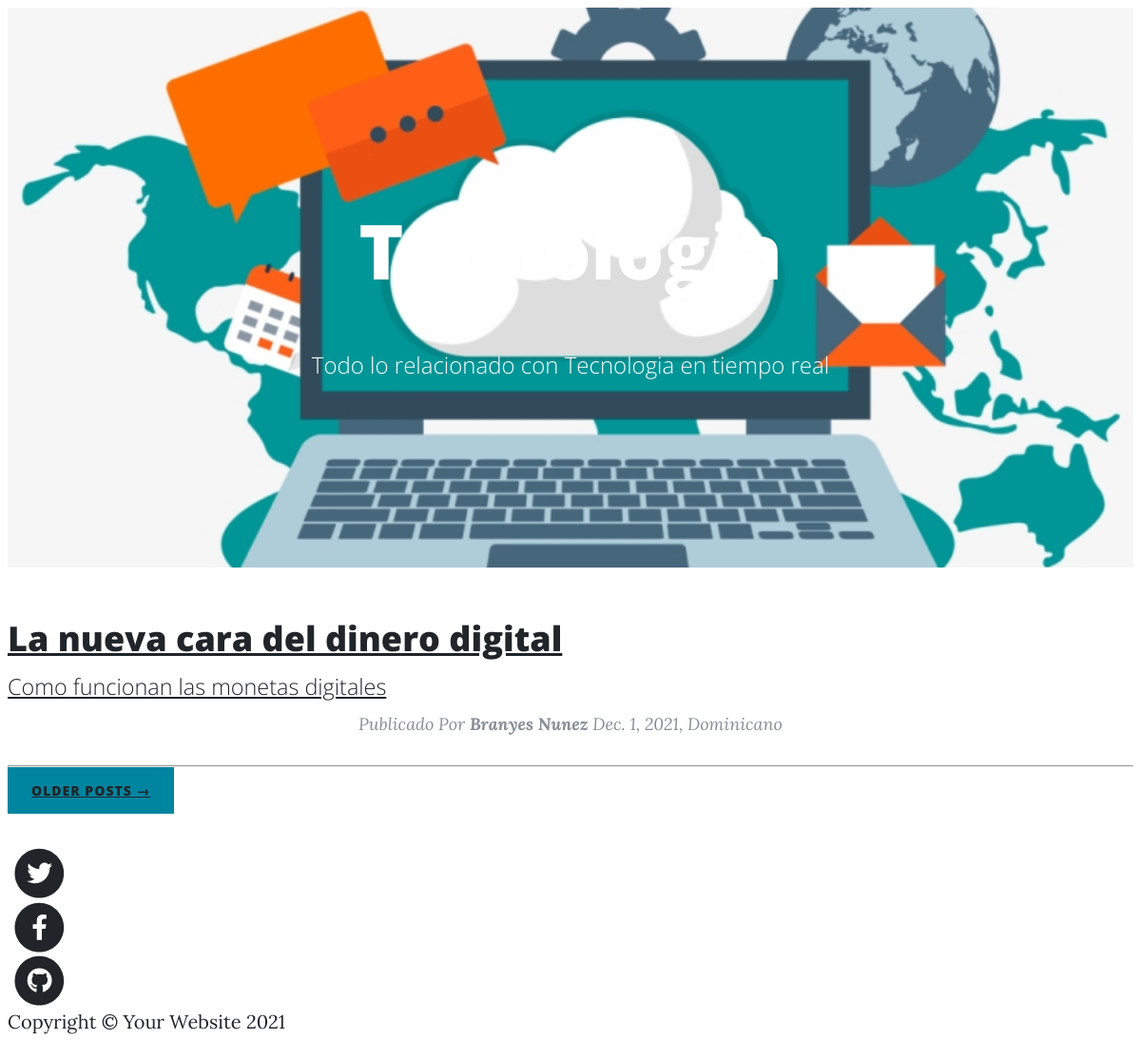
The page /tecnologia/ on the database its author committed.
### Blog/models.py (models this page shows, shortened)
class Post(models.Model):
    id = models.AutoField(primary_key=True)
    titulo = models.CharField('Titulo',max_length=100,blank=False, null=False)
    slug = models.CharField('slug',max_length=100, blank=False,null=False)
    descripcion = models.CharField('Descripcion',max_length=100, blank=False, null=False)
    contenido = RichTextField(null=False)
    imagen = models.URLField('Imagen',max_length=300, blank=False, null=False)
    autor = models.ForeignKey(Autor, on_delete= models.CASCADE, related_name='post')
    categoria = models.ForeignKey(Categoria, on_delete= models.CASCADE, related_name='categoria')
    estado = models.BooleanField("Publicado/No Publicado", default=True)
    fecha_creacion = models.DateField("Fecha de Creacion", auto_now=False, auto_now_add=True)
    class Meta:
        verbose_name = 'Post'
        verbose_name_plural = 'Posts'
        db_table = 'Post'

class Autor(models.Model):
    id = models.AutoField(primary_key=True)
    nombres = models.CharField('Nombres del autor',max_length=100, blank=False, null=False)
    apellidos = models.CharField('Apellidos del autor',max_length=100, blank=False, null=False)
    nacionalidad = models.CharField('Nacionalidad del autor',max_length=100, blank=False)
    facebook = models.CharField("Facebook del autor", blank=True, null=True,max_length=100)
    Instagram = models.CharField("Instagram del autor", blank=True, null=True, max_length=100)
    twitter = models.CharField("Twitter del autor", blank=True,null=True,max_length=100)
    web = models.URLField("Web del autor", blank=True, null=True)
    email = models.EmailField("Email del autor", blank=False, null=False)
    estado = models.BooleanField("Autor activo/no Activo",default=True)
    fecha_creacion = models.DateTimeField("Fecha de Cracion", auto_now=False, auto_now_add=True)
    class Meta:
        verbose_name = 'Autor'
        verbose_name_plural = 'Autores'
        db_table = 'Autor'
    def __str__(self):
        return "{0} {1}".format(self.nombres, self.apellidos)

### Blog/views.py (the view)
# urls.py: path('tecnologia/',Tecnologia,name='tecnologia'),
def Tecnologia(request):
    posts = Post.objects.filter(estado=True, categoria=Categoria.objects.get(nombre__iexact = 'Tecnologia'))
    return render(request,'blog/tecnologia.html',{'posts':posts})

### Blog/Templates/Blog/tecnologia.html (shortened to what this page needs)
{% extends 'blog/index.html' %}
{% load static %}
{% block main_title %} Tecnologia {% endblock main_title %}
{% block subtitle %}  Todo lo relacionado con Tecnologia en tiempo real  {% endblock subtitle %}
{% block image %} {% static 'assets/img/tecnologia.png'  %} {% endblock image %}

### Blog/Templates/Blog/index.html (shortened to what this page needs)
{% load static %}
<!DOCTYPE html>
<html lang="en">
    <head>
        <link href=" {% static 'css/styles.css'%}" rel="stylesheet" />
    </head>
    <body>
        <nav class="navbar navbar-expand-lg navbar-light" id="mainNav">
            <div class="container px-4 px-lg-5">
                <a class="navbar-brand" href="{%  url 'blog:index'  %}">Developer.DO</a>
                <button class="navbar-toggler" type="button" data-bs-toggle="collapse" data-bs-target="#navbarResponsive" aria-controls="navbarResponsive" aria-expanded="false" aria-label="Toggle navigation">
                </button>
                <div class="collapse navbar-collapse" id="navbarResponsive">
                    <ul class="navbar-nav ms-auto py-4 py-lg-0">
                        <li class="nav-item"><a class="nav-link px-lg-3 py-3 py-lg-4" href="{%  url 'blog:index'  %}">Home</a></li>
                        <li class="nav-item"><a class="nav-link px-lg-3 py-3 py-lg-4" href="{% url 'blog:programacion' %}">Programacion</a></li>
                        <li class="nav-item"><a class="nav-link px-lg-3 py-3 py-lg-4" href="{%  url 'blog:generales' %}">Generales</a></li>
                        <li class="nav-item"><a class="nav-link px-lg-3 py-3 py-lg-4" href="{% url 'blog:Video_Juegos' %}">Video Juegos</a></li>
                        <li class="nav-item"><a class="nav-link px-lg-3 py-3 py-lg-4" href="{% url 'blog:tecnologia' %}">Tecnologia</a></li>
                        <li class="nav-item"><a class="nav-link px-lg-3 py-3 py-lg-4" href="{% url 'blog:tutoriales' %}">Tutoriales</a></li>
                    </ul>
                </div>
            </div>
        </nav>
        <header class="masthead" style="background-image: url({% block image %}{% static 'assets/img/home-bg.jpg' %}{% endblock image %})">
            <div class="container position-relative px-4 px-lg-5">
                <div class="row gx-4 gx-lg-5 justify-content-center">
                    <div class="col-md-10 col-lg-8 col-xl-7">
                        {% if posts_detalle %}
                        <div class="post-heading">
                            <h1>{% block main_title_detail  %} Developer.DO {% endblock main_title_detail %}</h1>
                            <span class="subheading">{% block subtitle_detail %}Tecnologia de Punta a Punta {% endblock subtitle_detail %}</span>
                             <p class="post-meta">
                            Publicado Por
                            <strong>{{ posts_detalle.autor }}</strong>
                        </p>
                        </div>
                        {% else %}
                        <div class="site-heading">
                            <h1>{% block main_title  %} Developer.DO {% endblock main_title %}</h1>
                            <span class="subheading">{% block subtitle %}Tecnologia de Punta a Punta {% endblock subtitle %}</span>
                        </div>
                    </div>
                    {% endif %}
                </div>
            </div>
        </header>
        <div class="container px-4 px-lg-5">
            <div class="row gx-4 gx-lg-5 justify-content-center">
                <div class="col-md-10 col-lg-8 col-xl-7">
                     {% block content %}
                    {% if posts %}
                    {% for post in posts %}
                    <div class="post-preview">
                        <a href="{% url 'blog:detalle' post.slug %}" class="post-preview">
                            <h2 class="post-title">{{  post.titulo }}</h2>
                            <h3 class="post-subtitle">{{  post.descripcion  }}</h3>
                        </a>
                        <p class="post-meta">
                            Publicado Por
                            <strong>{{ post.autor }}</strong>
                            {{ post.fecha_creacion }},
                            {{ post.autor.nacionalidad }}
                        </p>
                    </div>
                    <hr class="my-4" />
                    {% endfor %}
                    {% else %}
                    <h1>! Uhs, No hay Posts ! </h1>
                    {% endif %}
                    {% endblock content %}
                    <div class="d-flex justify-content-end mb-4"><a class="btn btn-primary text-uppercase" href="#!">Older Posts →</a></div>
                </div>
            </div>
        </div>
        <footer class="border-top">
            <div class="container px-4 px-lg-5">
                <div class="row gx-4 gx-lg-5 justify-content-center">
                    <div class="col-md-10 col-lg-8 col-xl-7">
                        <ul class="list-inline text-center">
                            <li class="list-inline-item">
                                <a href="#!">
                                    <span class="fa-stack fa-lg">
                                        <i class="fas fa-circle fa-stack-2x"></i>
                                        <i class="fab fa-twitter fa-stack-1x fa-inverse"></i>
                                    </span>
                                </a>
                            </li>
                            <li class="list-inline-item">
                                <a href="#!">
                                    <span class="fa-stack fa-lg">
                                        <i class="fas fa-circle fa-stack-2x"></i>
                                        <i class="fab fa-facebook-f fa-stack-1x fa-inverse"></i>
                                    </span>
                                </a>
                            </li>
                            <li class="list-inline-item">
                                <a href="#!">
                                    <span class="fa-stack fa-lg">
                                        <i class="fas fa-circle fa-stack-2x"></i>
                                        <i class="fab fa-github fa-stack-1x fa-inverse"></i>
                                    </span>
                                </a>
                            </li>
                        </ul>
                        <div class="small text-center text-muted fst-italic">Copyright &copy; Your Website 2021</div>
                    </div>
                </div>
            </div>
        </footer>
    </body>
</html>

### static/css/styles.css (style rules this page uses)
body { font-size: 20px; color: #212529; font-family: 'Lora', 'Times New Roman', serif; }
p { line-height: 1.5; margin: 30px 0; }
h1, h2, h3, h4, h5, h6 { font-weight: 800; font-family: 'Open Sans', 'Helvetica Neue', Helvetica, Arial, sans-serif; }
a { color: #212529; -webkit-transition: all 0.2s; transition: all 0.2s; }
#mainNav { position: absolute; border-bottom: 1px solid #e9ecef; background-color: white; font-family: 'Open Sans', 'Helvetica Neue', Helvetica, Arial, sans-serif; }
#mainNav .navbar-brand { font-weight: 800; color: #343a40; }
#mainNav .navbar-toggler { font-size: 12px; font-weight: 800; padding: 13px; text-transform: uppercase; color: #343a40; }
#mainNav .navbar-nav > li.nav-item > a { font-size: 12px; font-weight: 800; letter-spacing: 1px; text-transform: uppercase; }
@media only screen and (min-width: 992px) { #mainNav { border-bottom: 1px solid transparent; background: transparent; } }
@media only screen and (min-width: 992px) { #mainNav .navbar-brand { padding: 10px 20px; color: #fff; } }
@media only screen and (min-width: 992px) { #mainNav .navbar-nav > li.nav-item > a { padding: 10px 20px; color: #fff; } }
@media only screen and (min-width: 992px) { #mainNav { -webkit-transition: background-color 0.2s; transition: background-color 0.2s; -webkit-transform: translate3d(0, 0, 0); transform: translate3d(0, 0, 0); -webkit-backface-visibility: hidden; } }
header.masthead { margin-bottom: 50px; background: no-repeat center center; background-color: #868e96; background-attachment: scroll; position: relative; background-size: cover; }
header.masthead .page-heading, header.masthead .post-heading, header.masthead .site-heading { padding: 200px 0 150px; color: white; }
@media only screen and (min-width: 768px) { header.masthead .page-heading, header.masthead .post-heading, header.masthead .site-heading { padding: 200px 0; } }
header.masthead .page-heading, header.masthead .site-heading { text-align: center; }
header.masthead .page-heading h1, header.masthead .site-heading h1 { font-size: 50px; margin-top: 0; }
header.masthead .page-heading .subheading, header.masthead .site-heading .subheading { font-size: 24px; font-weight: 300; line-height: 1.1; display: block; margin: 10px 0 0; font-family: 'Open Sans', 'Helvetica Neue', Helvetica, Arial, sans-serif; }
@media only screen and (min-width: 768px) { header.masthead .page-heading h1, header.masthead .site-heading h1 { font-size: 80px; } }
.post-preview > a { color: #212529; }
.post-preview > a > .post-title { font-size: 30px; margin-top: 30px; margin-bottom: 10px; }
.post-preview > a > .post-subtitle { font-weight: 300; margin: 0 0 10px; }
.post-preview > .post-meta { font-size: 18px; font-style: italic; margin-top: 0; color: #868e96; }
@media only screen and (min-width: 768px) { .post-preview > a > .post-title { font-size: 36px; } }
footer { padding: 50px 0 65px; }
footer .list-inline { margin: 0; padding: 0; }
.btn { font-size: 14px; font-weight: 800; padding: 15px 25px; letter-spacing: 1px; text-transform: uppercase; border-radius: 0; font-family: 'Open Sans', 'Helvetica Neue', Helvetica, Arial, sans-serif; }
.btn-primary { background-color: #0085A1; border-color: #0085A1; }
p { text-align: center; }

### rows shown on the page
Post: titulo "La nueva cara del dinero digital", descripcion "Como funcionan las monetas digitales", autor "Branyes Nunez", fecha_creacion "Dec. 1, 2021", autor.nacionalidad "Dominicano"
